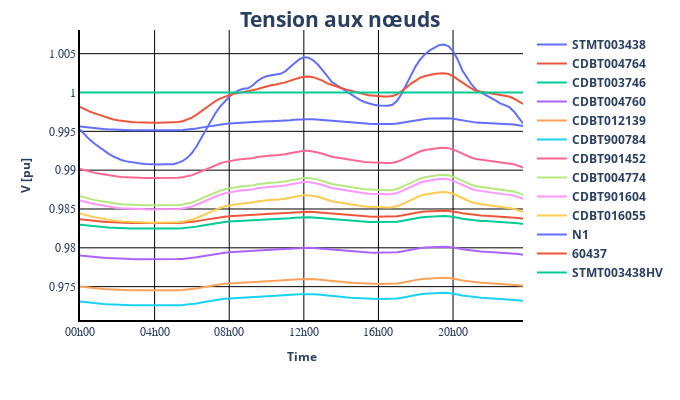

Notebook source saved alongside this figure:
### Markdown cell above
2.2 Simulation du Load Flow avec les courbes de charge déterminées précédement

### Code cell
# Set the powerprofile in excel before
profile_file_path = "data/power_profile.xlsx"
net_file_path = "data/trey_power_network.xlsx"
output_folder = ""
output_filename = "simulation_results"
# load power profile from excel file
time_series = pp_sim.load_power_profile_form_xlsx(file_path=profile_file_path)
# time_series["load"]["p_mw"]
net_trey = pp_sim.load_net_from_xlsx(file_path=net_file_path)
pp_sim.apply_power_profile(
    net=net_trey, equipment="sgen", power_profiles=time_series["load"]
)
pp_sim.create_output_writer(
    net=net_trey, add_results=["res_bus.p_mw", "res_line.p_to_mw"]
)
result_df = pp_sim.run_time_simulation(net=net_trey)
# net_trey.res_bus["vm_pu"]
result_df.keys()
pp_plot.plot_timeseries_result(
    data_df=result_df["res_bus.vm_pu"],
    ylabel="V [pu]",
    plot_title="Tension aux nœuds",
    filename="voltage_result",
)
